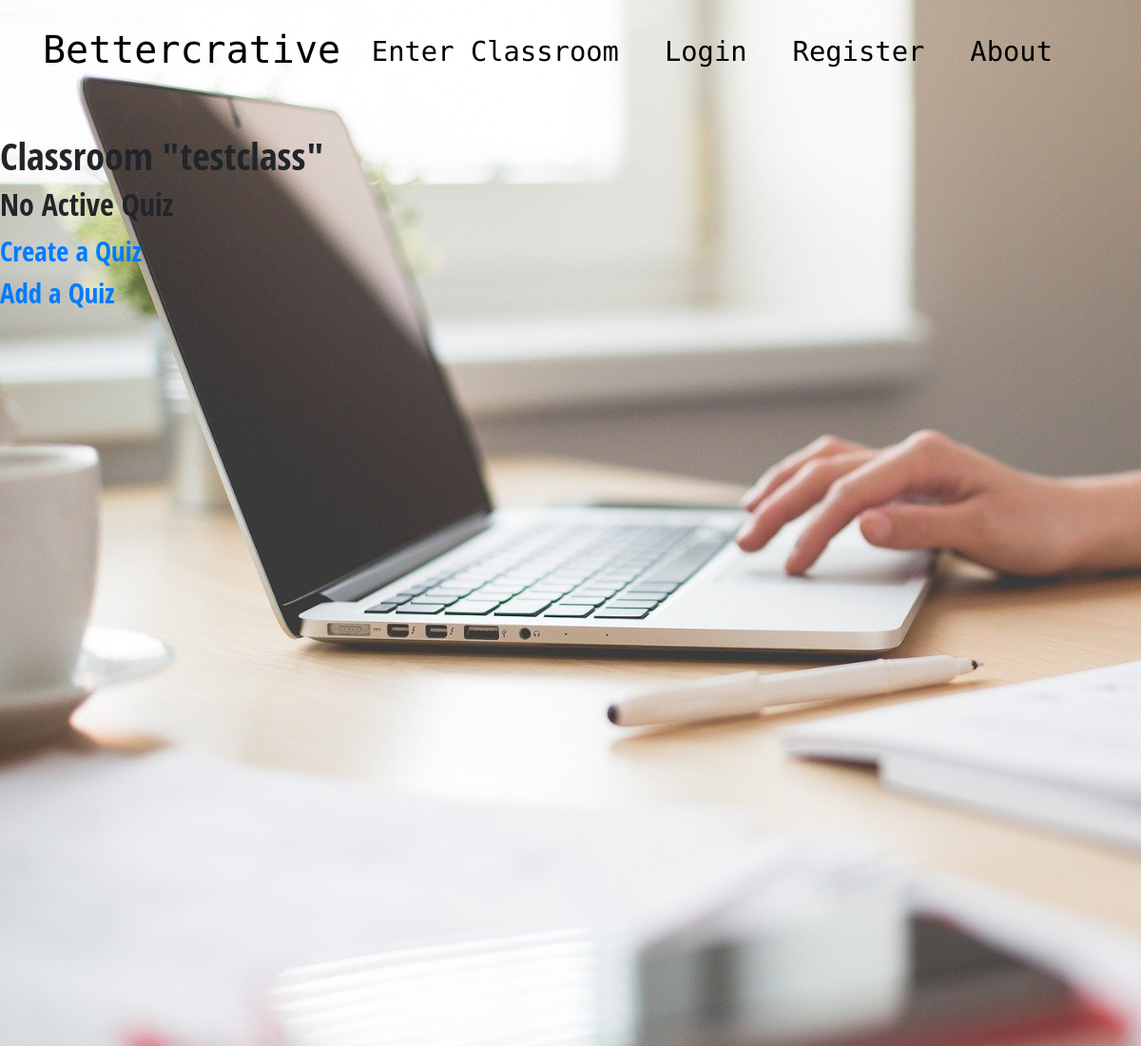
/classroom/1, run on an earlier commit of the app's database.
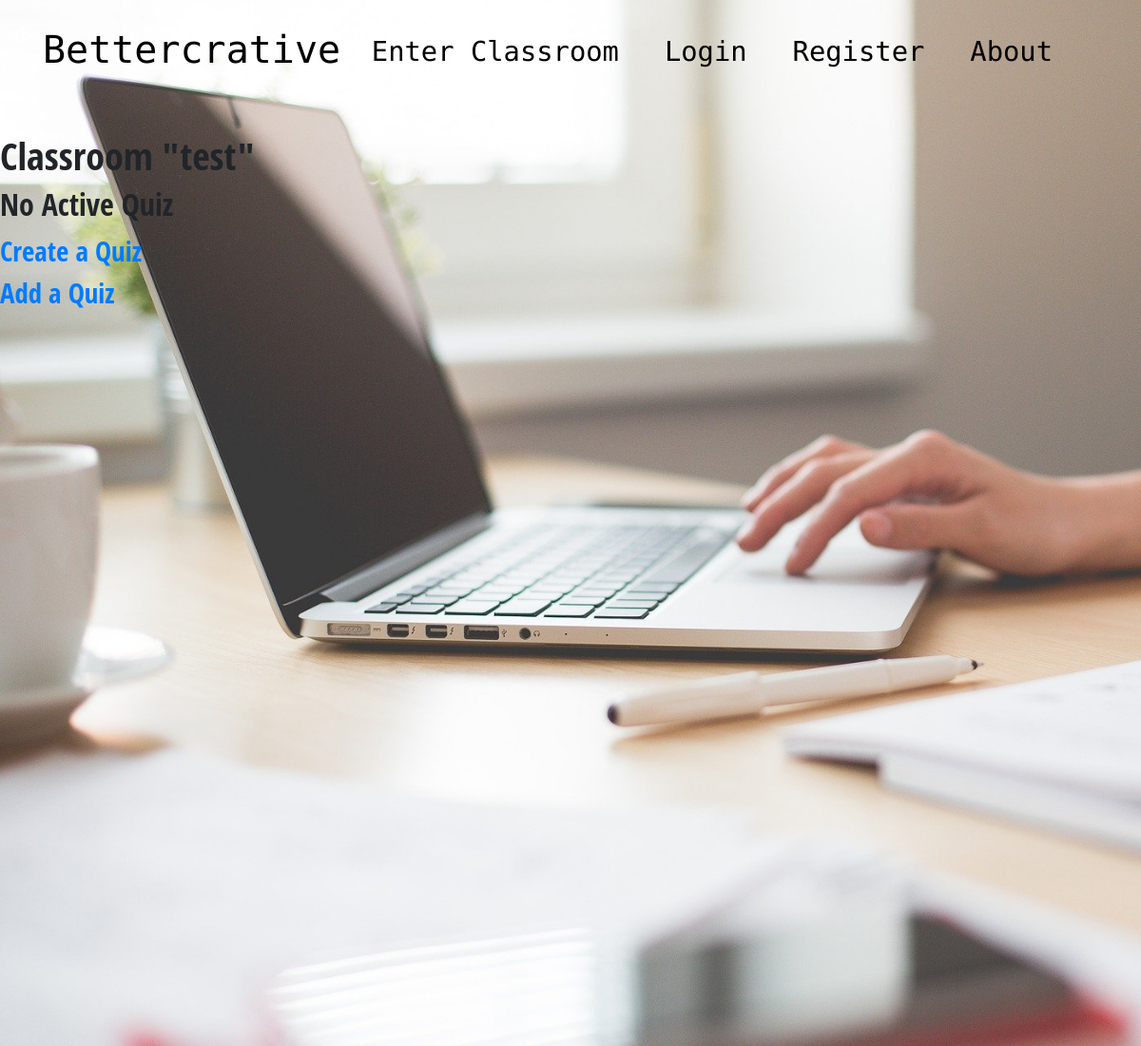
And on a later commit of the database.
### bettercrative/models.py (models this page shows, shortened)
class Classroom(db.Model):
    id = db.Column(db.Integer, primary_key=True)
    name = db.Column(db.String(20), unique=True, nullable=False)
    date_created = db.Column(db.Date, nullable=False, default=datetime.utcnow)
    user_id = db.Column(db.Integer, db.ForeignKey('user.id'), nullable=False)
    added_quizzes = db.relationship('Quiz', backref='classroom_host', cascade="all, delete, delete-orphan")

### bettercrative/classrooms/routes.py (the view)
@classrooms.route("/classroom/<int:id>", methods=['GET', 'POST'])
def classroom(id):
    classroom = Classroom.query.get_or_404(id)
    quizzes = classroom.added_quizzes
    active_quiz = None
    for quiz in quizzes:
        if quiz.active:
            active_quiz = quiz
    return render_template('classroom.html', title=classroom.name, classroom=classroom, active_quiz=active_quiz)

### bettercrative/templates/classroom.html (shortened to what this page needs)
{% extends "layout.html" %}
{% block content %}
<h1>Classroom "{{ classroom.name }}"</h1>
<h2>{% if active_quiz %}
    Active Quiz: "{{ active_quiz.name }}"
    {% else %}
    No Active Quiz
    {% endif %}</h2>
<div>
    <a href="{{ url_for('quizzes.new_quiz', id=classroom.id) }}">Create a Quiz</a>
</div>
<div>
    <a href="{{ url_for('classrooms.add_quiz', id=classroom.id) }}">Add a Quiz</a>
</div>
{% endblock %}

### bettercrative/templates/layout.html (shortened to what this page needs)
<!DOCTYPE html>
<html lang="en">
<head>
    <link href="https://stackpath.bootstrapcdn.com/bootstrap/4.4.1/css/bootstrap.min.css"
 rel="stylesheet">
    <link href="../static/vendor/fontawesome-free/css/all.min.css" rel="stylesheet" type="text/css">
    <link href="../static/main.css" rel="stylesheet" type="text/css">
</head>
<body id="page-top">
<div class="transparent-background">
    <section class="nav-section">
        <header>
            <nav class="nav">
                <div class="container">
                    <div class="logo">
                        <a href="{{ url_for('main.home') }}">Bettercrative</a>
                    </div>
                    <div class="listofcontents" id="navlistcontents">
                        <ul class="navlinks">
                            {% if current_user.is_authenticated %}
                            <li><a href="{{ url_for('main.about') }}"> About </a></li>
                            <li><a href="{{ url_for('users.account') }}"> Account </a></li>
                            <li><a href="{{ url_for('users.logout') }}"> Logout </a></li>
                            {% else %}
                            <li><a href="{{ url_for('classrooms.enter_classroom') }}"> Enter Classroom </a></li>
                            <li><a href="{{ url_for('users.login') }}"> Login </a></li>
                            <li><a href="{{ url_for('users.register') }}"> Register </a></li>
                            <li><a href="{{ url_for('main.about') }}"> About </a></li>
                            {% endif %}
                        </ul>
                    </div>
                </div>
            </nav>
        </header>
    </section>
    <section class="home-section">
        {% block content %}
        {% endblock %}
    </section>
</div>
</body>
</html>

### bettercrative/static/main.css (style rules this page uses)
body { background-attachment: fixed; font-family: 'Open Sans Condensed'; font-size: 180%; }
section { opacity: 100%; }
body:after { content: ' '; display: block; position: absolute; left: 0; top: 0; z-index: -1; width: 100%; height: 100%; }
.nav { z-index: 3; width: 100%; height: 65px; position: fixed; line-height: 65px; text-align: center; }
.nav div.logo { float: left; width: auto; height: auto; }
.nav div.logo a { text-decoration: none; color: black; font-size: 2.5rem; font-family: 'Source Code Pro', monospace; }
.nav div.listofcontents { height:65px; float:right; }
.nav div.listofcontents a { text-decoration: none; color: black; font-family: 'Source Code Pro', monospace; }
.nav div.listofcontents ul { width: 100%; height: 65px; display: flex; list-style: none; margin: 0; padding: 0; }
.nav div.listofcontents li { width: auto; height: 65px; padding: 0; padding-right:3rem; }
.nav { padding-top: 20px; padding-bottom: 20px; -webkit-transform: all 0.4s ease; transition: all 0.4s ease; }
.nav-section { width: 100%; height:100px; }
.transparent-background { background-image: url("../static/images/laptopmono.jpg"); background-size: cover; }
.home-section { width: 100%; padding-top: 40px; height: 1000px; }

What changed in the data, as far as the page shows it:
changed Classroom: name "testclass" → "test"
